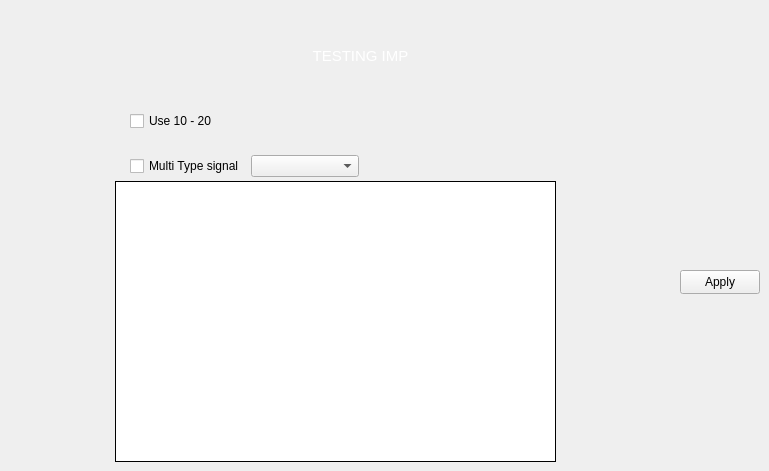
            <widget class="QWidget" name="page__testing">
             <widget class="QLabel" name="label_5">
              <property name="geometry">
               <rect>
                <x>10</x>
                <y>30</y>
                <width>701</width>
                <height>51</height>
               </rect>
              </property>
              <property name="font">
               <font>
                <pointsize>11</pointsize>
                <italic>false</italic>
                <bold>false</bold>
               </font>
              </property>
              <property name="styleSheet">
               <string notr="true">color:#fff</string>
              </property>
              <property name="text">
               <string>TESTING IMP</string>
              </property>
              <property name="alignment">
               <set>Qt::AlignCenter</set>
              </property>
              <property name="wordWrap">
               <bool>true</bool>
              </property>
             </widget>
             <widget class="QTableView" name="table_settings_3">
              <property name="geometry">
               <rect>
                <x>115</x>
                <y>181</y>
                <width>441</width>
                <height>281</height>
               </rect>
              </property>
              <property name="styleSheet">
               <string notr="true">border: 1px solid rgb(0,0,0)</string>
              </property>
             </widget>
             <widget class="QCheckBox" name="cb_1020_3">
              <property name="geometry">
               <rect>
                <x>130</x>
                <y>110</y>
                <width>131</width>
                <height>22</height>
               </rect>
              </property>
              <property name="text">
               <string>Use 10 - 20</string>
              </property>
             </widget>
             <widget class="QPushButton" name="btn_apply_settings_2">
              <property name="geometry">
               <rect>
                <x>680</x>
                <y>270</y>
                <width>80</width>
                <height>24</height>
               </rect>
              </property>
              <property name="text">
               <string>Apply</string>
              </property>
             </widget>
             <widget class="QWidget" name="layoutWidget">
              <property name="geometry">
               <rect>
                <x>130</x>
                <y>150</y>
                <width>229</width>
                <height>32</height>
               </rect>
              </property>
              <layout class="QHBoxLayout" name="horizontalLayout_2">
               <item>
                <widget class="QCheckBox" name="cb_multitype_signal_3">
                 <property name="text">
                  <string>Multi Type signal</string>
                 </property>
                </widget>
               </item>
               <item>
                <widget class="QComboBox" name="dropdown_signal_type_3"/>
               </item>
              </layout>
             </widget>
            </widget>
